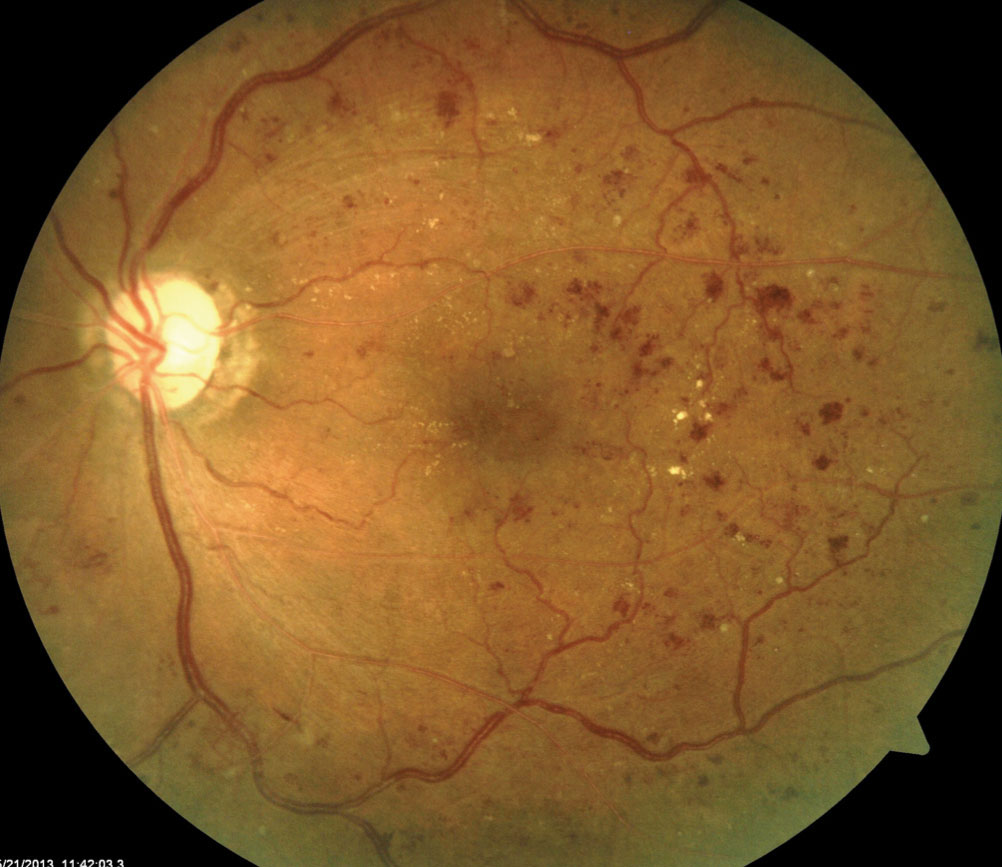
%> input picture datasets/2.jpg, 1002 x 867 px
$ octave --eval "result = assessFOV(imread('../../../datasets/2.jpg'));"   (GNU Octave 9; MATLAB toolbox functions it lacks are replaced by stand-ins)
%> lines starting %> are read from the running program, lines starting %| are printed output that depends on the picture; in (x1, y1, x2, y2) boxes, pixels count from 0 and x2, y2 are one past the last pixel; in counts of white or black regions, pixels touching at a corner belong together; the program's own positions count from 1
function result = assessFOV(img)
% ASSESSFOV  Compute a field-of-view coverage score for a fundus image.
%
%   result = assessFOV(img)
%
%   Input:
%     img    - HxWx3 uint8 RGB image.
%
%   Output:
%     result - scalar struct with fields:
%                .score           double in [0, 1].
%                .coveragePercent double in [0, 1] — fraction of pixels
%                                 belonging to the retinal disc, used
%                                 directly by qualityGateMain.m for the
%                                 insufficient_fov decision threshold.
%
%   Algorithm (revised from Task 1.3 spec after real-image validation):
%     The spec used imbinarize(..., 'adaptive', 'Sensitivity', 0.4).
%     Tested on datasets/2.jpg (real fundus):
%       Adaptive result: coveragePercent = 0.019  (DoD FAIL — expected ≥ 0.6)
%     Root cause: adaptive binarization computes a LOCAL threshold — inside the
%     retinal disc it sees relatively dark tissue and classifies most of it as
%     background, picking up only the brightest specular highlights.
%
%     Fix: global threshold at a very low intensity value (15/255).
%     Fundus cameras produce a near-zero-intensity black border and a retinal
%     disc with intensity consistently > 20.  A threshold of 15 cleanly
%     separates the two without any per-camera tuning.
%     imfill('holes') then closes dark interior regions (vessels, lesions)
%     so the entire disc area is counted, not just the bright patches.
%
%   Steps:
%     1. Convert to greyscale.
%     2. Global threshold at 15: black border → 0, retinal disc → 1.
%     3. Fill holes in the binary mask (vessels, lesions, dark regions).
%     4. Find the largest connected component (= the retinal disc).
%     5. coveragePercent = disc area / total pixel count.
%     6. score = min(1, coveragePercent / 0.6)  — full score at ≥ 60% coverage.

% Step 1 — greyscale
gray = rgb2gray(img);
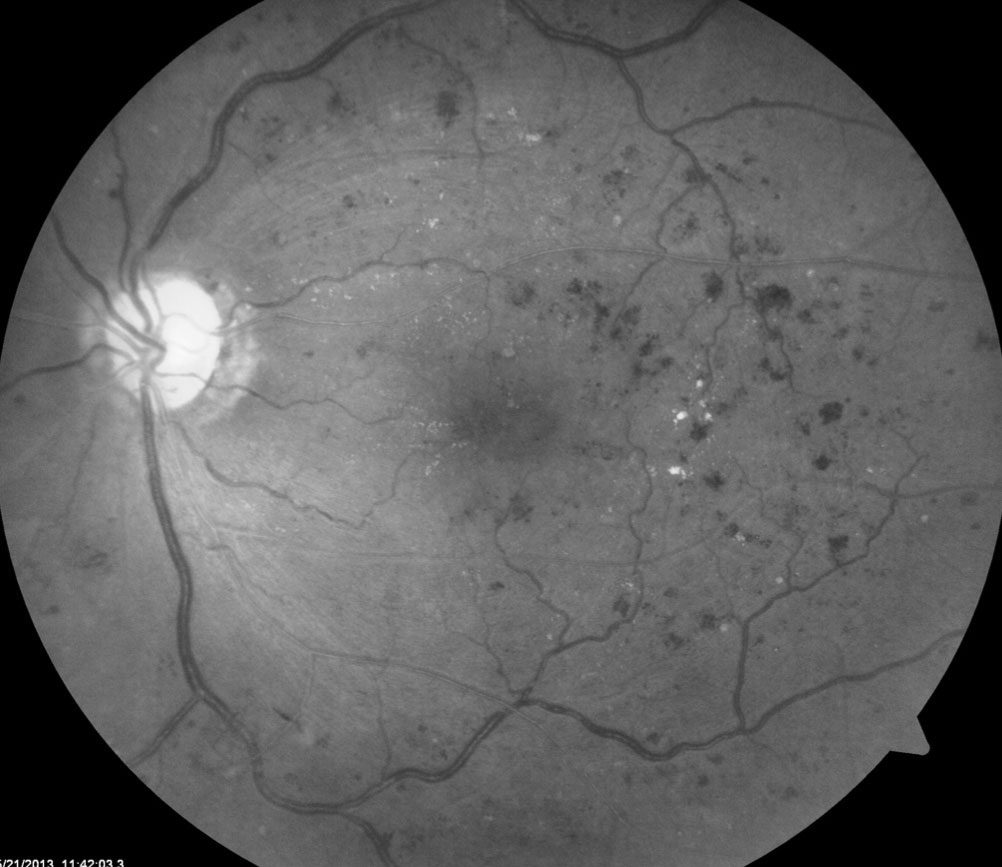
%> gray: size 867x1002 uint8; min 0, max 253, mean 95

% Step 2 — global threshold at 15/255
%   Black border pixels: intensity ≈ 0–5.
%   Retinal disc pixels: intensity > 20 everywhere (even in dark vessels).
%   Threshold = 15 is conservative: avoids any border bleed-in.
bw = gray > 15;
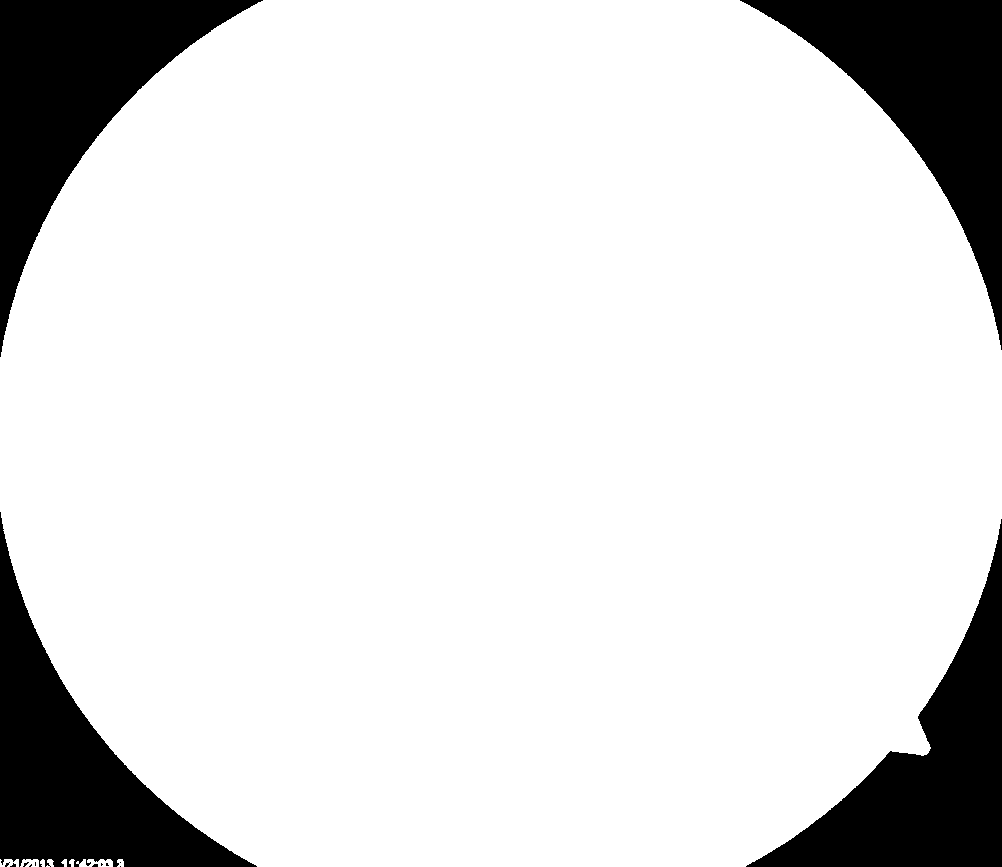
%> bw: size 867x1002 logical; 86% white; 14 black regions (10 under 20 px), largest, box (x1, y1, x2, y2) and area: (0, 0, 263, 357) 31333, (740, 0, 1002, 350) 30950, (0, 512, 257, 867) 30020, (746, 519, 1002, 867) 29519

% Step 3 — fill holes so the disc area is solid
%   Dark vessels and lesions create 'holes' in the binary mask; imfill
%   closes them so the whole disc is counted, not just bright patches.
bw = imfill(bw, 'holes');

% Step 4 — area of the largest connected component (the retinal disc)
props = regionprops(bw, 'Area');
%> props = 9 regions; largest, Area: 746228, 214, 118, 108, 47
if isempty(props)
    largestArea = 0;
else
    largestArea = max([props.Area]);
%> largestArea = 746228
end

% Step 5 — coverage fraction
result.coveragePercent = largestArea / numel(gray);
%> result.coveragePercent = 0.859

% Step 6 — normalise to [0, 1], targeting >= 60% coverage for a full score
result.score = min(1, result.coveragePercent / 0.6);
%> result.score = 1
%> `result = assessFOV(imread('../../../datasets/2.jpg'));`: result = {coveragePercent 0.859, score 1}

end

$ run again, on datasets/5.jpg
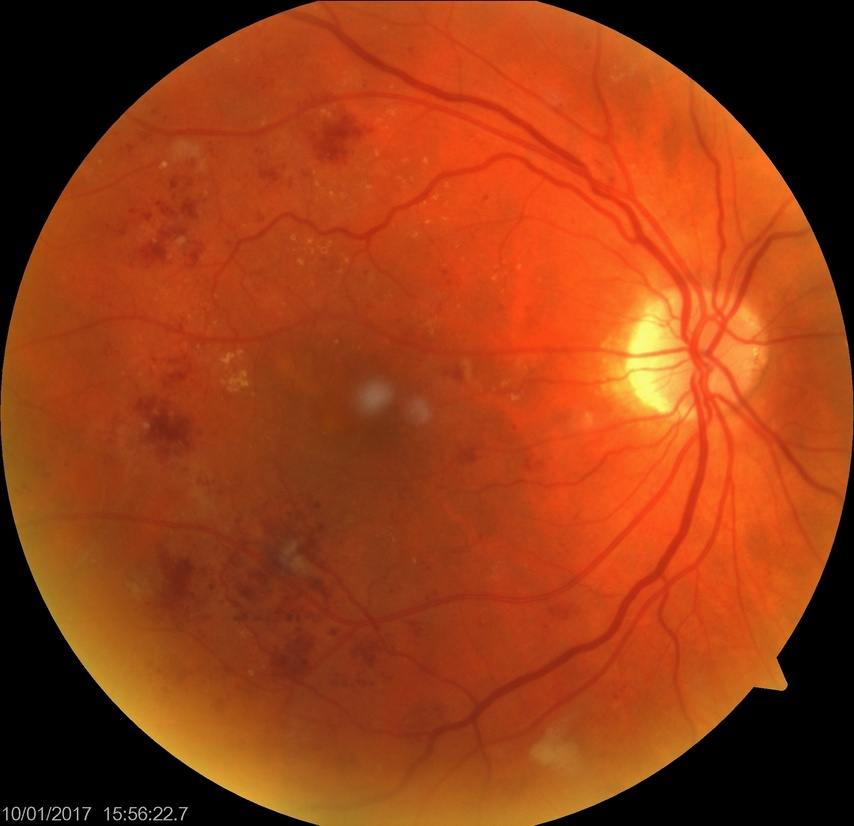
%> input picture datasets/5.jpg, 854 x 826 px, shrunk from 2124 x 2056 before the run
%> in assessFOV, `gray = rgb2gray(img);`:
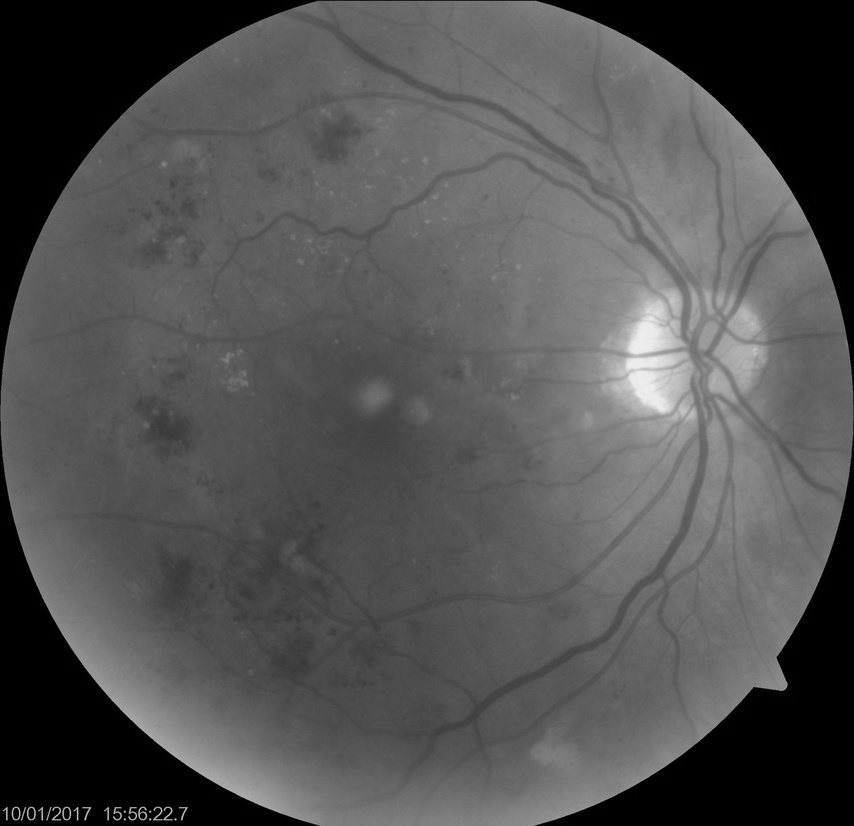
%> gray: size 826x854 uint8; min 0, max 238, mean 82.7
%> in assessFOV, `bw = gray > 15;`:
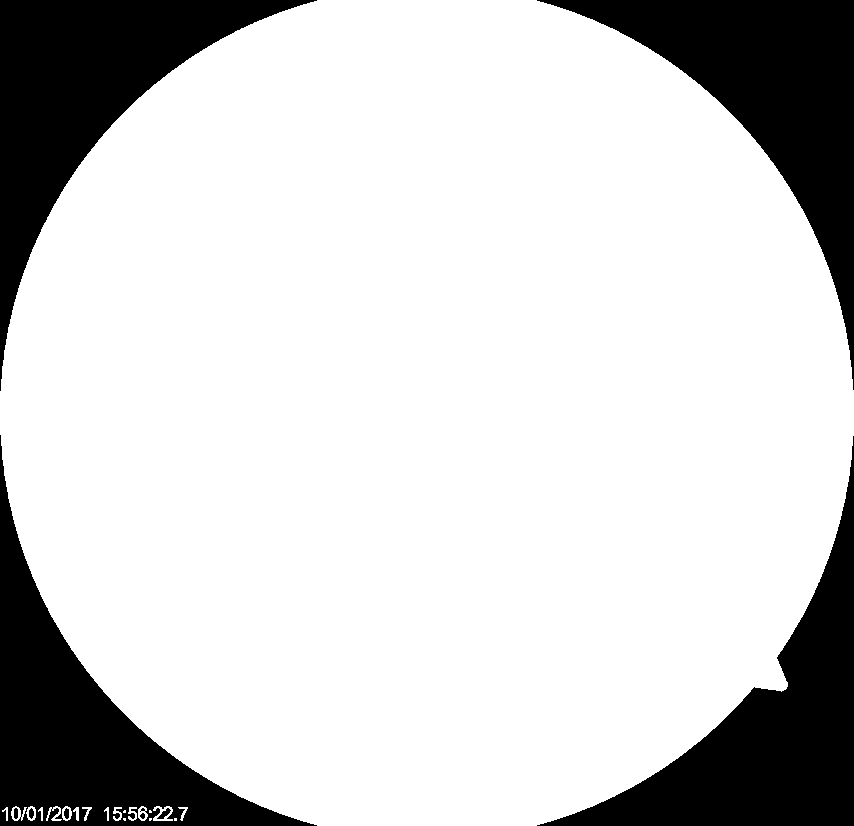
%> bw: size 826x854 logical; 80.8% white; 9 black regions, largest, box (x1, y1, x2, y2) and area: (0, 0, 317, 391) 34221, (537, 0, 854, 390) 34200, (537, 436, 854, 826) 33617
%> props = 20 regions; largest, Area: 569158, 216, 147, 121, 117
%> largestArea = 569158
%> result.coveragePercent = 0.807
%> result.score = 1
%> result = {coveragePercent 0.807, score 1}
